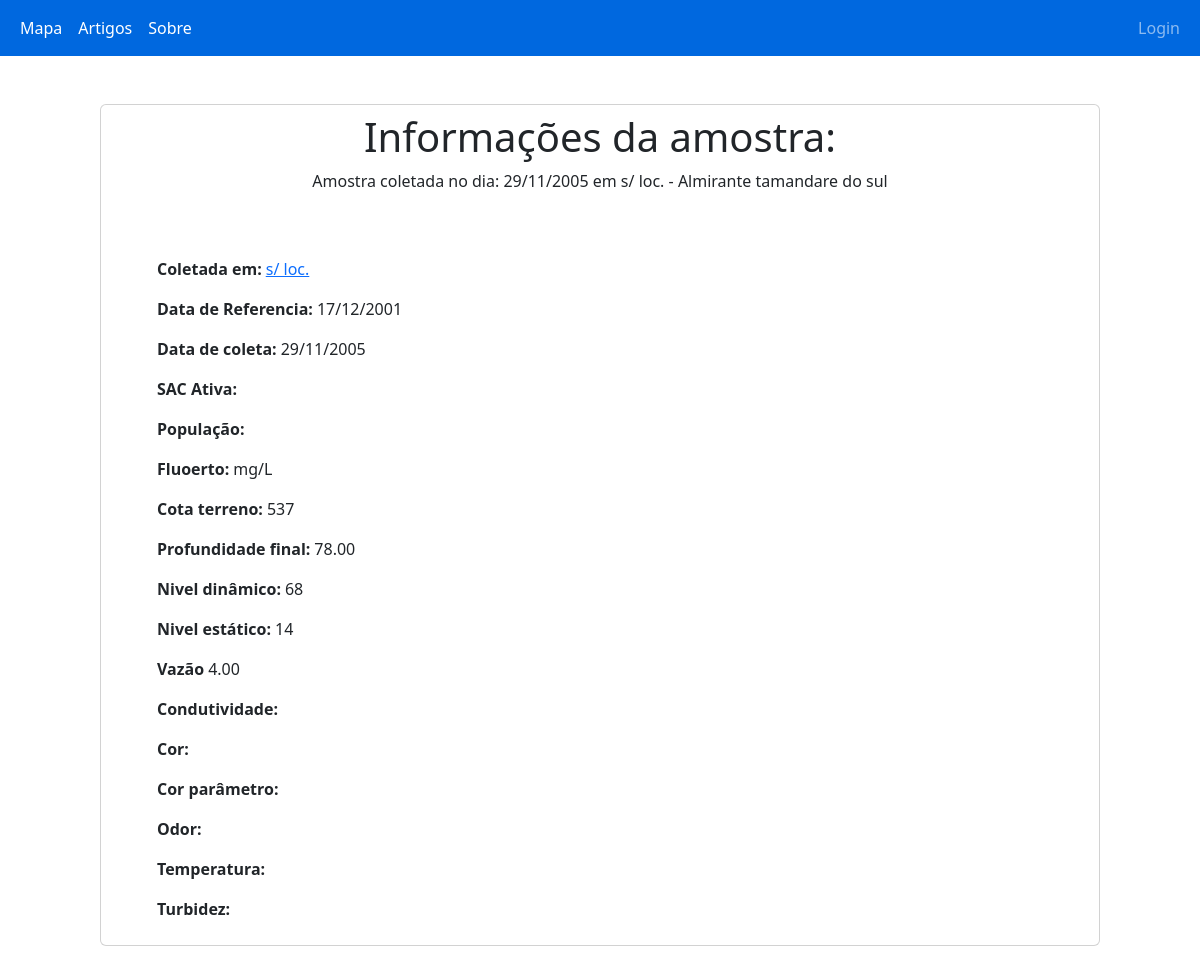
Page /php/amostra.php?ponto=4300016522 on the committed database.
### tables this page shows
CREATE TABLE `amostra` (
  `idAmostra` int NOT NULL AUTO_INCREMENT,
  `ponto` bigint NOT NULL,
  `municipio` varchar(100) DEFAULT NULL,
  `idCriador` int DEFAULT NULL,
  `idEditor` int DEFAULT NULL,
  `dataPerfuracao` varchar(50) DEFAULT NULL,
  `dataAnalise` varchar(50) DEFAULT NULL,
  `cotaTerreno` varchar(50) DEFAULT NULL,
  `profundidadeFinal` varchar(50) DEFAULT NULL,
  `nivelDinamico` varchar(50) DEFAULT NULL,
  `nivelEstatico` varchar(50) DEFAULT NULL,
  `vazaoEspecifica` varchar(50) DEFAULT NULL,
  `vazaoEstabilizacao` varchar(50) DEFAULT NULL,
  `condutividade` varchar(50) DEFAULT NULL,
  `cor` varchar(50) DEFAULT NULL,
  `corParametro` varchar(45) DEFAULT NULL,
  `odor` varchar(45) DEFAULT NULL,
  `sabor` varchar(45) DEFAULT NULL,
  `temperatura` varchar(50) DEFAULT NULL,
  `turbidez` varchar(45) DEFAULT NULL,
  `fluor` varchar(45) DEFAULT NULL,
  PRIMARY KEY (`idAmostra`)
);

CREATE TABLE `local` (
  `idLocal` int NOT NULL AUTO_INCREMENT,
  `ponto` bigint NOT NULL,
  `pocoCprm` varchar(45) DEFAULT NULL,
  `idCriador` int DEFAULT NULL,
  `idEditor` int DEFAULT NULL,
  `nome` varchar(150) NOT NULL,
  `lat` varchar(30) NOT NULL,
  `lng` varchar(30) NOT NULL,
  `tipo` varchar(100) DEFAULT NULL,
  `foto` varchar(1000) DEFAULT NULL,
  `sacAtiva` varchar(45) DEFAULT NULL,
  `populacao` varchar(45) DEFAULT NULL,
  PRIMARY KEY (`idLocal`)
);

### php/session.php (called while the page is built, shortened)
<?php
    $logado = $_SESSION['logado'];
    if($logado == NULL or FALSE){
        $logado = FALSE;
    }
    else{
        $logado = TRUE;
    }
?>

### php/amostra.php (the view, shortened to what this page needs)
<!DOCTYPE html>
<html lang="pt-br">
<head>
    <link rel="stylesheet" href="../style/style.css">
    <link href="https://cdn.jsdelivr.net/npm/bootstrap@5.2.2/dist/css/bootstrap.min.css" rel="stylesheet">
</head>
<body>
<?php
    include_once "session.php";
    include_once "link.php";
    if ($logado == FALSE or NULL) {
        include_once "navbar.php";
    }else{
        include_once "navbarL.php";
    }
    $ponto = $_GET['ponto'];
    $query = mysqli_query($link,"SELECT * FROM amostra WHERE ponto = '$ponto'") or die (mysqli_error($link));
    $row = mysqli_fetch_assoc($query);
        ?>
        <?php
    $ponto = $row['ponto'];
    $query2 = mysqli_query($link,"SELECT nome, ponto, sacAtiva, populacao FROM LOCAL WHERE ponto = '$ponto'") or die (mysqli_error($link));
    $row2 = mysqli_fetch_array($query2);
    function formatarData($dataOriginal) {
        $novaData = date("d-m-Y", strtotime($dataOriginal));
        $novaData = str_replace('-', '/', $novaData);
        return $novaData;
    }
?>
<div class='row'>
    <div class='d-flex justify-content-center'>
        <div class='container-fluid card col-10 m-5 p-2'>
            <div class="text-center">
                <h1>Informações da amostra:</h1>
                <p>Amostra coletada no dia: <?php echo formatarData($row['dataAnalise']) ?> em <?php echo $row2['nome'] ?> - <?php echo $row['municipio']?></p>
            </div>
        <div class="mx-5 mt-5 d-flex">
            <p class="me-1">Coletada em:</p>
            <a href="local.php?ponto=<?php echo $row2['ponto'] ?>"><?php echo $row2['nome'] ?></a>
        </div>
        <div class="mx-5 d-flex">
            <p class="me-1">Data de Referencia:</p>
            <p><?php echo formatarData($row['dataPerfuracao']) ?></p>
        </div>
        <div class="mx-5 d-flex">
            <p class="me-1">Data de coleta:</p>
            <p><?php echo formatarData($row['dataAnalise']) ?></p>
        </div>
        <div class="mx-5 d-flex">
            <p class="me-1">SAC Ativa:</p>
        </div>
        <div class="mx-5 d-flex">
            <p class="me-1">População:</p>
        </div>
        <div class="mx-5 d-flex">
            <p class="me-1">Fluoerto:</p>
            <p><?php echo $row['fluor'] . "mg/L"?></p>
        </div>
        <div class="mx-5 d-flex">
            <p class="me-1">Cota terreno:</p>
            <p><?php echo $row['cotaTerreno']?></p>
        </div>
        <div class="mx-5 d-flex">
            <p class="me-1">Profundidade final:</p>
            <p><?php echo $row['profundidadeFinal']?></p>
        </div>
        <div class="mx-5 d-flex">
            <p class="me-1">Nivel dinâmico:</p>
            <p><?php echo $row['nivelDinamico']?></p>
        </div>
        <div class="mx-5 d-flex">
            <p class="me-1">Nivel estático:</p>
            <p><?php echo $row['nivelEstatico']?></p>
        </div>
        <div class="mx-5 d-flex">
            <p class="me-1">Vazão</p>
            <p><?php echo $row['vazaoEstabilizacao']?></p>
        </div>
        <div class="mx-5 d-flex">
            <p class="me-1">Condutividade:</p>
        </div>
        <div class="mx-5 d-flex">
            <p class="me-1">Cor:</p>
        </div>
        <div class="mx-5 d-flex">
            <p class="me-1">Cor parâmetro:</p>
        </div>
        <div class="mx-5 d-flex">
            <p class="me-1">Odor:</p>
        </div>
        <div class="mx-5 d-flex">
            <p class="me-1">Temperatura:</p>
        </div>
        <div class="mx-5 d-flex">
            <p class="me-1">Turbidez:</p>
        </div>
    </div>
</div>
</body>

### style/style.css (style rules this page uses)
.me-1 { font-weight: 700; }

### rows in the picture
amostra: dataAnalise "29/11/2005", municipio "Almirante tamandare do sul", dataPerfuracao "17/12/2001", cotaTerreno "537", profundidadeFinal "78.00", nivelDinamico "68", nivelEstatico "14", vazaoEstabilizacao "4.00"
local: nome "s/ loc."
